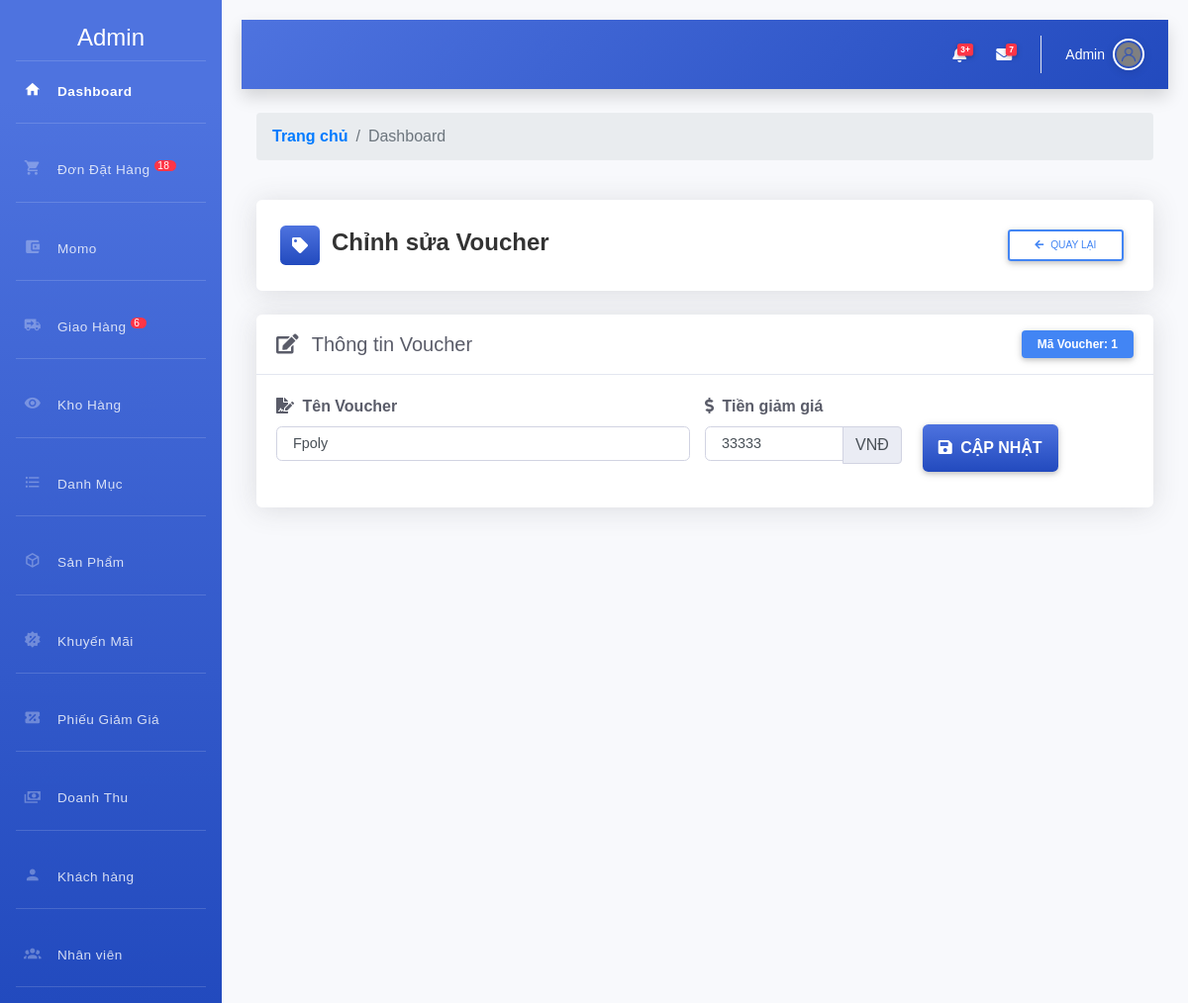
The page /admin/index.php?action=phieugiamgia&view=sua&id=1 (signed in) on the database its author committed.
### tables this page shows
CREATE TABLE `phieugiamgia` (
  `MaGG` int NOT NULL,
  `TenGG` varchar(200) NOT NULL,
  `TienGG` int NOT NULL
);

### admin/phieugiamgia/sua.php (the view, shortened to what this page needs)
<!DOCTYPE html>
<html lang="vi">
<head>
    <link href="https://cdnjs.cloudflare.com/ajax/libs/font-awesome/5.15.4/css/all.min.css" rel="stylesheet">
    <link href="https://cdnjs.cloudflare.com/ajax/libs/bootstrap/4.6.2/css/bootstrap.min.css" rel="stylesheet">
</head>
<body>
    <?php
        $magg=$_GET['id'];
        $sql_sua="SELECT * FROM `phieugiamgia` WHERE MaGG=$magg";
        $rs_sua=mysqli_query($conn,$sql_sua);
        $kq=mysqli_fetch_array($rs_sua)
    ?>
    <div class="container py-4">
        <div class="page-header bg-white p-4 d-flex justify-content-between align-items-center">
            <div class="d-flex align-items-center">
                <div class="page-icon text-white">
                    <i class="fas fa-tag"></i>
                </div>
                <div>
                    <h4 class="page-title mb-1">Chỉnh sửa Voucher</h4>
                </div>
            </div>
            <div>
                <a href="index.php?action=phieugiamgia" class="btn btn-outline-primary btn-sm">
                    <i class="fas fa-arrow-left mr-1"></i> Quay lại
                </a>
            </div>
        </div>
        <div class="content-card card">
            <div class="card-header d-flex justify-content-between align-items-center">
                <h5 class="m-0">
                    <i class="fas fa-edit mr-2"></i>
                    Thông tin Voucher
                </h5>
                <span class="badge badge-primary px-3 py-2">Mã Voucher: <?php echo $kq['MaGG'] ?></span>
            </div>
            <div class="card-body">
                <form method="GET" action="phieugiamgia/xuly.php" enctype="multipart/form-data">
                    <div class="row">
                        <div class="col-md-6">
                            <div class="form-group">
                                <label class="form-label" for="tengg">
                                    <i class="fas fa-file-signature mr-1"></i> Tên Voucher
                                </label>
                                <input type="text" class="form-control" id="tengg" name="tengg" value="<?php echo $kq['TenGG'] ?>" required>
                            </div>
                        </div>
                    <div class="row">
                        <div class="col-md-6">
                            <div class="form-group">
                                <label class="form-label" for="tiengg">
                                    <i class="fas fa-dollar-sign mr-1"></i> Tiền giảm giá
                                </label>
                                <div class="input-group">
                                    <input type="text" class="form-control" id="tiengg" name="tiengg" value="<?php echo $kq['TienGG'] ?>">
                                    <div class="input-group-append">
                                        <span class="input-group-text">VNĐ</span>
                                    </div>
                                </div>
                            </div>
                        </div>
                    <div class="row mt-4">
                        <div class="col-md-12 text-right">
                            <button type="submit" class="btn btn-submit" name="sua">
                                <i class="fas fa-save mr-1"></i> Cập nhật
                            </button>
                        </div>
                    </div>
                </form>
            </div>
        </div>
    </div>
</body>
</html>

### admin/include/menu.php (style rules this page uses)
:root { --primary: #4e73df; --primary-dark: #3a56a5; --secondary: #858796; --success: #1cc88a; --info: #36b9cc; --warning: #f6c23e; --danger: #e74a3b; --light: #f8f9fc; --dark: #5a5c69; }

### admin/include/header.php (style rules this page uses)
:root { --primary: #4e73df; --primary-dark: #3a5fc7; --secondary: #858796; --success: #1cc88a; --info: #36b9cc; --warning: #f6c23e; --danger: #e74a3b; --light: #f8f9fc; --dark: #5a5c69; }
body { font-family: 'Roboto', sans-serif; background-color: #f8f9fc; overflow-x: hidden; width: 100%; max-width: 100%; }
.card { border: none; border-radius: 10px; box-shadow: 0 5px 15px rgba(0, 0, 0, 0.05); transition: transform 0.3s, box-shadow 0.3s; }
.card-header { background-color: #fff; border-bottom: 1px solid #edf2f9; border-top-left-radius: 10px !important; border-top-right-radius: 10px !important; font-weight: 600; }

### admin/phieugiamgia/sua.php (style rules this page uses)
:root { --primary-color: #4e73df; --secondary-color: #1cc88a; --accent-color: #f6c23e; --dark-color: #5a5c69; --light-color: #f8f9fc; }
body { background-color: #f8f9fc; font-family: 'Nunito', sans-serif; }
.page-header { border-radius: 0.35rem; box-shadow: 0 0.15rem 1.75rem 0 rgba(58, 59, 69, 0.15); margin-bottom: 1.5rem; }
.page-title { margin: 0; color: #333; font-weight: 700; display: flex; align-items: center; }
.page-icon { width: 40px; height: 40px; display: flex; align-items: center; justify-content: center; border-radius: 0.35rem; margin-right: 0.75rem; background: linear-gradient(180deg, var(--primary-color) 0%, #224abe 100%); }
.content-card { border: none; border-radius: 0.35rem; box-shadow: 0 0.15rem 1.75rem 0 rgba(58, 59, 69, 0.15); }
.card-header { background-color: #fff; border-bottom: 1px solid #e3e6f0; padding: 1rem 1.25rem; font-weight: 700; color: var(--dark-color); }
.form-label { font-weight: 600; color: var(--dark-color); margin-bottom: 0.5rem; }
.form-control { border: 1px solid #d1d3e2; border-radius: 0.35rem; padding: 0.75rem 1rem; font-size: 0.9rem; transition: border-color 0.15s ease-in-out, box-shadow 0.15s ease-in-out; }
.btn-submit { padding: 0.75rem 1rem; font-weight: 600; background: linear-gradient(180deg, var(--primary-color) 0%, #224abe 100%); border: none; border-radius: 0.35rem; color: #fff; transition: all 0.2s; }
.form-group { margin-bottom: 1.5rem; }
.input-group-text { background-color: #eaecf4; border-color: #d1d3e2; }

### rows shown on the page
phieugiamgia: MaGG "1", tengg "Fpoly", tiengg "33333"

### other values the page prints
$dem "18"
$dem "6"
$nv['TenNV'] "Admin"
